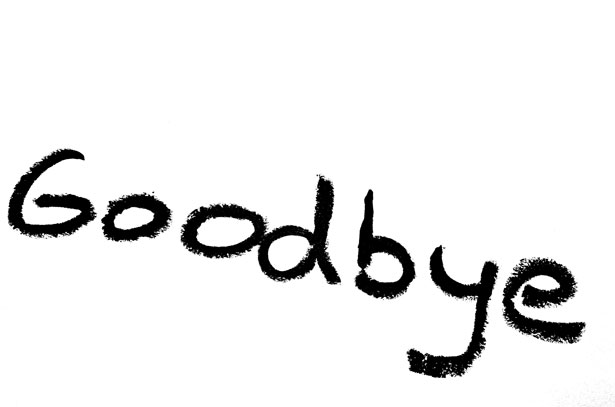
#> input picture data/test.jpg, 615 x 407 px; its folder holds only this picture in this run
$ python -i segmentation.py   (imports and definitions only)
#> lines starting #> are read from the running program, lines starting #| are printed output that depends on the picture; after the words box and inside, x2 and y2 are one past the last pixel; in counts of white or black regions, pixels touching at a corner belong together
#> further down, picture is the input picture: shape (407, 615, 3); min 0, max 255, mean 235.4
import cv2
import numpy as np
from Model import Model, DecoderType
from preprocess import preprocess, Batch

def read_model():
    return Model(open('./model/charList.txt').read(), mustRestore=True)

def read_image(path):
    return cv2.imread('/home/' + path)

# [30 lines left out: function to_lines, not called in this run]

def to_words (image):

    wordList = []

    # grayscale
    gray = cv2.cvtColor(image, cv2.COLOR_BGR2GRAY)

    # binary
    ret, thresh = cv2.threshold(gray, 127, 255, cv2.THRESH_BINARY_INV)
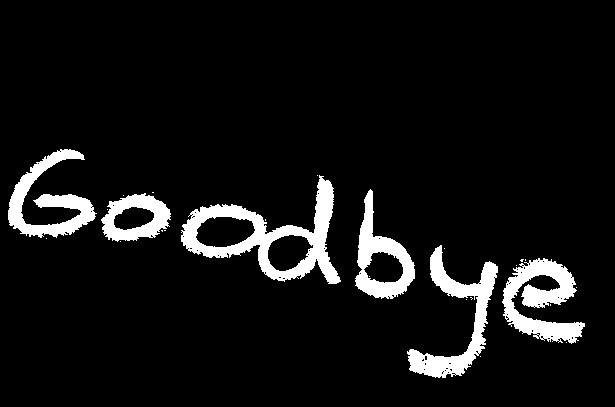
#> thresh: shape (407, 615); 7.7% white; 26 white regions (20 under 20 px), largest, box (x1, y1, x2, y2) and area: (181, 175, 341, 284) 5102, (502, 258, 585, 344) 3487, (407, 245, 498, 378) 3404, (8, 149, 97, 238) 2913, (355, 189, 415, 299) 2510, (101, 193, 171, 242) 1805

    # dilation
    kernel = np.ones((5, 35), np.uint8)
    img_dilation = cv2.dilate(thresh, kernel, iterations=1)
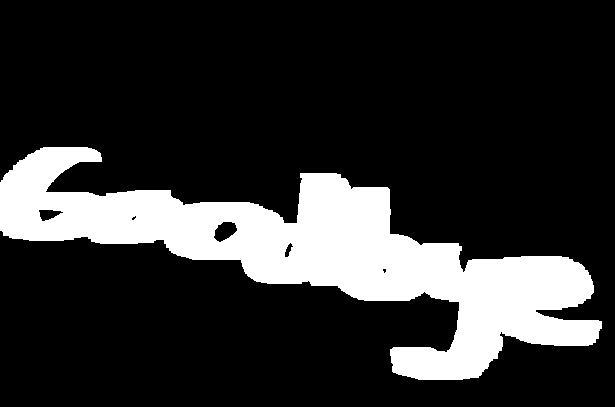
#> img_dilation: shape (407, 615); 18.8% white; 1 white region

    # find contours
    ctrs, hier = cv2.findContours(img_dilation.copy(), cv2.RETR_EXTERNAL, cv2.CHAIN_APPROX_SIMPLE)
#> ctrs = 1 contour; box (x1, y1, x2, y2) and area: (0, 147, 602, 380) 46552

    # sort contours
    sorted_ctrs = sorted(ctrs, key=lambda ctr: cv2.boundingRect(ctr)[0])
#> sorted_ctrs has the same summary as ctrs

    for i, ctr in enumerate(sorted_ctrs):
        # Get bounding box
        x, y, w, h = cv2.boundingRect(ctr)

        # Getting ROI
        roi = image[y:y + h, x:x + w]

        # show ROI
        roi= cv2.cvtColor(roi, cv2.COLOR_BGR2GRAY)
        if roi.shape > (50,50) :
            wordList.append(roi)
#> this loop made 1 pass
#> (x, y, w, h) on pass 1: (0, 147, 602, 233)
#> pass 1, in to_words, `roi = image[y:y + h, x:x + w]`:
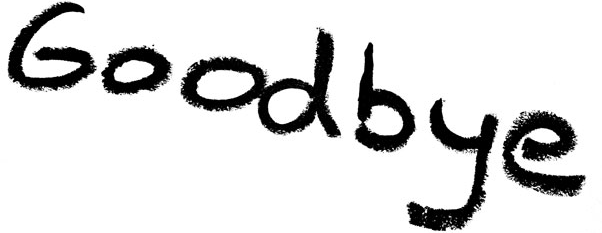
#> roi: shape (233, 602, 3); min 0, max 255, mean 220.2
#> after the loop, wordList = 1 item

    return wordList


# [9 lines left out: function result, not called in this run]

>>> import cv2
>>> picture = cv2.imread('data/test.jpg')
>>> result = to_words(picture)
#> result = 1 item
